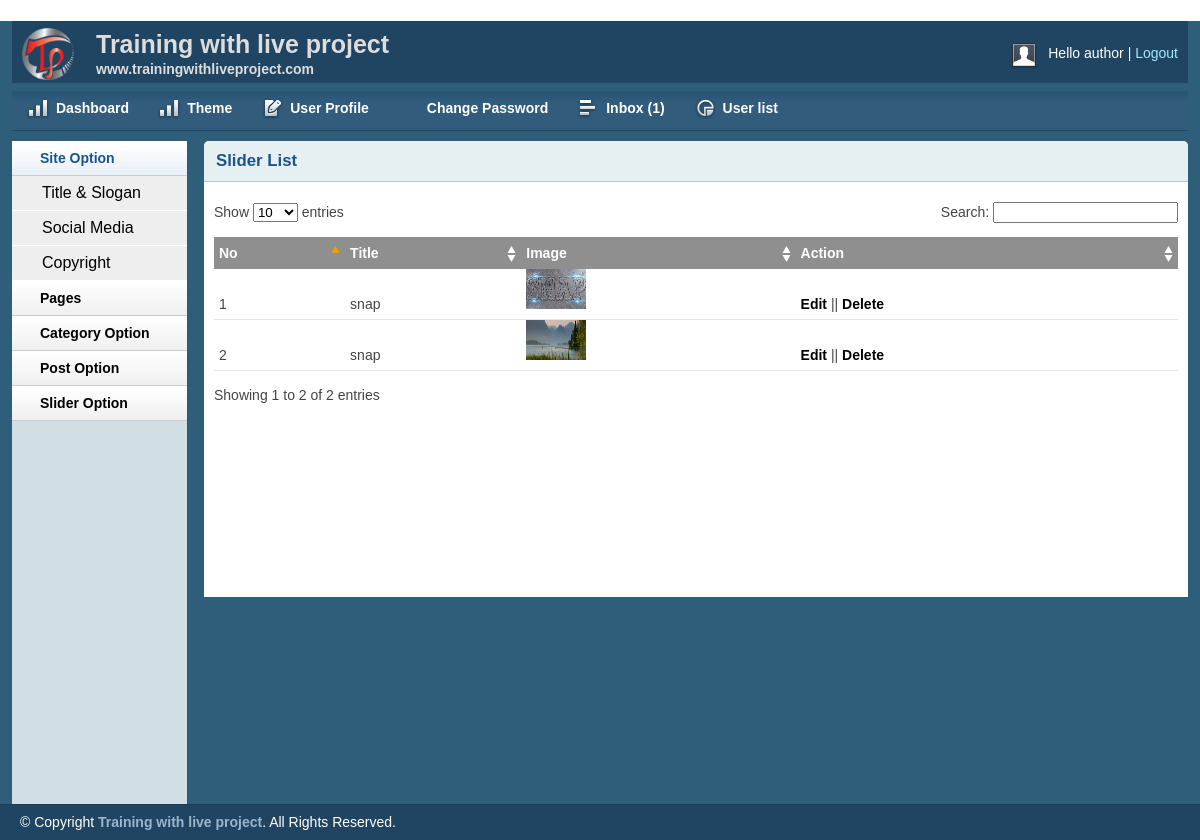
The app's page /admin/sliderlist.php (signed in) with its own data.
### tables this page shows
CREATE TABLE IF NOT EXISTS `tbl_slider` (
  `id` int(11) NOT NULL AUTO_INCREMENT,
  `title` varchar(100) NOT NULL,
  `image` varchar(255) NOT NULL,
  PRIMARY KEY (`id`)
);

### lib/Database.php (called while the page is built, shortened)
<?php
Class Database {
    public $host = DB_HOST;
    public $user = DB_USER;
    public $pass = DB_PASS;
    public $dbname = DB_NAME;
    public $link;
    private function connectDB() {
        $this->link = new mysqli($this->host, $this->user, $this->pass, $this->dbname);
    }
    public function select($query) {
        $result = $this->link->query($query) or die($this->link->error . __LINE__);
        if ($result->num_rows > 0) {
            return $result;
        } else {
            return false;
        }
    }
}

### admin/sliderlist.php (the view, shortened to what this page needs)
<?php include 'inc/header.php'; ?>
<?php include 'inc/sidebar.php'; ?>
<div class="grid_10">
    <div class="box round first grid">
        <h2>Slider List</h2>
        <div class="block">
            <table class="data display datatable" id="example">
                <thead>
                    <tr>
                        <th>No</th>
                        <th> Title</th>
                         <th>Image</th>
                        <th>Action</th>
                    </tr>
                </thead>
                <tbody>
                    <?php
                    $query = "select * from tbl_slider";
                    $post = $db->select($query);
                    if ($post) {
                        $i = 0;
                        while ($presult = $post->fetch_assoc()) {
                            $i++;
                            ?>
                            <tr class="odd gradeX">
                                <td><?php echo $i; ?></td>
                                <td><?php echo $presult['title']; ?></td>
                                <td><img src="<?php echo $presult['image']; ?>" width="60px" height="40px"></td>
                                <td>
                                       <a href="editslider.php?sliderid=<?php echo $presult['id'] ?>">Edit</a>
                                        ||
                                        <a onclick="return confirm('are you sure to delete');" href="?delsliderid=<?php echo $presult['id'] ?>">Delete</a></td>
                            </tr>
                        <?php
                        }
                    }
                    ?>
                </tbody>
            </table>
        </div>
    </div>
</div>
<?php include 'inc/footer.php'; ?>

### admin/css/text.css (style rules this page uses)
body { font: 13px/1.5 Tahoma, Helvetica, Arial, 'Liberation Sans', FreeSans, sans-serif; }
h2 { font-size: 23px; }
p, dl, hr, h1, h2, h3, h4, h5, h6, ol, ul, pre, table, address, fieldset { margin-bottom: 20px; }

### admin/css/grid.css (style rules this page uses)
.grid_1, .grid_2, .grid_3, .grid_4, .grid_5, .grid_6, .grid_7, .grid_8, .grid_9, .grid_10, .grid_11, .grid_12, .grid_13, .grid_14, .grid_15, .grid_16 { display: inline; float: left; margin-left: 1%; margin-right: 1%; }
.container_12 .grid_10 { width: 81.333%; }

### admin/css/layout.css (style rules this page uses)
body { background: #fff none repeat scroll 0 0; color: #444; font-size: 14px; padding: 0; }
a { color: #000; font-weight:bold; text-decoration: none; }
h1, h2, h3, h4, h5, h6 { line-height:1.2em; margin-bottom:.3em; }
h2 { margin-top:1em; }
.box { background:#fff; margin-bottom:20px; padding:10px 10px 10px 10px; margin-left:-8px; }
.box.grid { padding-bottom:40px; }
.box.round { -moz-border-radius: 5px 5px 0px 0px; -webkit-border-radius: 5px 5px 0px 0px; border-radius: 5px 5px 0px 0px; }
.box h2 { font-size:1.2em; font-weight:bold; color:#1B548D; background:#E6F0F3; margin:-10px -10px 0 -10px; padding:10px 12px; border-bottom:1px solid #B3CBD6; -moz-border-radius: 5px 5px 0px 0px; -webkit-border-radius: 5px 5px 0px 0px; border-radius: 5px 5px 0px 0px; }
.box.first { min-height: 406px; }
.block { padding-top:20px; }
.block { padding-bottom:1px; }
table.display { margin: 0 auto; clear: both; width: 100%; }
.sorting_asc { background: #8f8f8f url(../img/table/sort_asc.png) no-repeat center right; padding:8px 5px; text-align:left; color:#fff; }
.sorting { background:#8f8f8f url(../img/table/sort_both.png) no-repeat center right; padding:8px 5px; text-align:left; color:#fff; }
tr.odd { height: 30px; line-height: 30px; border-bottom:1px solid #e6e6e6; }
tr.even { height: 30px; line-height: 30px; border-bottom:1px solid #e6e6e6; }
tr.odd td, tr.even td { padding-left:5px; }

### records on screen
tbl_slider: title "snap", image (picture)
tbl_slider: title "snap", image (picture)

### other values on screen
Session::get('username') "author"
$count "1"
